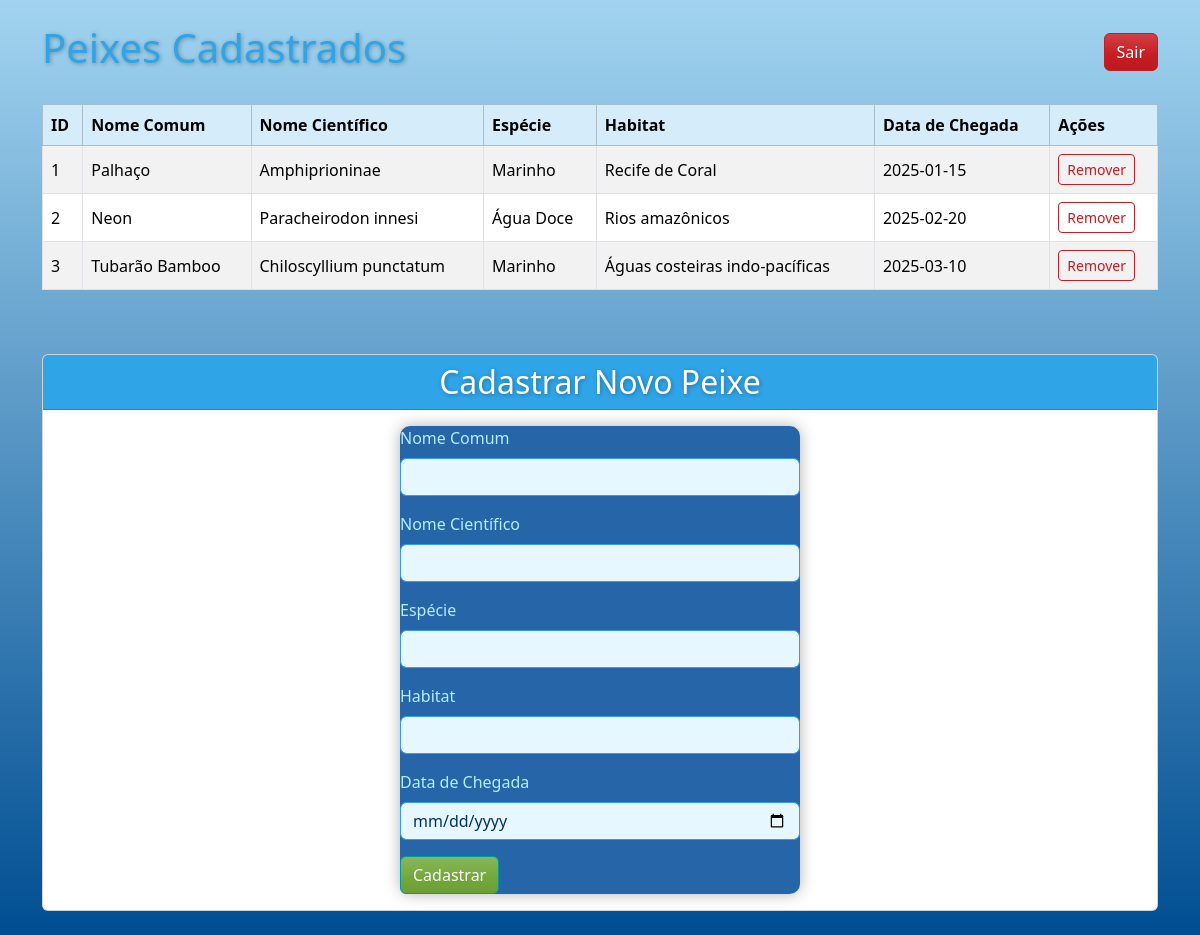
/dashboard.php (signed in), run on the app's committed database.
### tables this page shows
CREATE TABLE `tb_peixes` (
  `id_peixe` int(11) NOT NULL,
  `nome_comum` varchar(100) NOT NULL,
  `nome_cientifico` varchar(100) DEFAULT NULL,
  `especie` varchar(100) DEFAULT NULL,
  `habitat` varchar(100) DEFAULT NULL,
  `data_chegada` DATE NOT NULL,
  `responsavel_cadastro` int(11) NOT NULL  
);

### dashboard.php (the view, shortened to what this page needs)
<?php
$conexao = conectar_banco();
$sql = "SELECT * FROM tb_peixes";
$resultado = mysqli_query($conexao, $sql);
?>
<!DOCTYPE html>
<html lang="pt-br">
<head>
    <link href="https://cdn.jsdelivr.net/npm/bootswatch@5.3.6/dist/cerulean/bootstrap.min.css" rel="stylesheet">
    <link rel="stylesheet" href="estilo.css">
</head>
<body class="container py-4">
    <div class="d-flex justify-content-between align-items-center mb-4">
        <h1 class="text-primary">Peixes Cadastrados</h1>
        <a href="logout.php" class="btn btn-danger">Sair</a>
    </div>
    <div class="table-responsive mb-5">
        <table class="table table-striped table-bordered align-middle">
            <thead class="table-primary">
                <tr>
                    <th>ID</th>
                    <th>Nome Comum</th>
                    <th>Nome Científico</th>
                    <th>Espécie</th>
                    <th>Habitat</th>
                    <th>Data de Chegada</th>
                    <th>Ações</th>
                </tr>
            </thead>
            <tbody>
                <?php while ($peixe = mysqli_fetch_assoc($resultado)) { ?>
                    <tr>
                        <td><?= $peixe['id_peixe'] ?></td>
                        <td><?= $peixe['nome_comum'] ?></td>
                        <td><?= $peixe['nome_cientifico'] ?></td>
                        <td><?= $peixe['especie'] ?></td>
                        <td><?= $peixe['habitat'] ?></td>
                        <td><?= $peixe['data_chegada'] ?></td>
                        <td>
                            <a href="remover.php?id=<?= $peixe['id_peixe'] ?>" class="btn btn-sm btn-outline-danger">Remover</a>
                        </td>
                    </tr>
                <?php } ?>
            </tbody>
        </table>
    </div>
    <div class="card">
        <div class="card-header bg-primary text-white">
            <h2 class="mb-0">Cadastrar Novo Peixe</h2>
        </div>
        <div class="card-body">
            <form action="cadastrar.php" method="POST">
                <div class="mb-3">
                    <label for="nome_comum" class="form-label">Nome Comum</label>
                    <input type="text" name="nome_comum" id="nome_comum" class="form-control" required>
                </div>
                <div class="mb-3">
                    <label for="nome_cientifico" class="form-label">Nome Científico</label>
                    <input type="text" name="nome_cientifico" id="nome_cientifico" class="form-control">
                </div>
                <div class="mb-3">
                    <label for="especie" class="form-label">Espécie</label>
                    <input type="text" name="especie" id="especie" class="form-control">
                </div>
                <div class="mb-3">
                    <label for="habitat" class="form-label">Habitat</label>
                    <input type="text" name="habitat" id="habitat" class="form-control">
                </div>
                <div class="mb-3">
                    <label for="data_chegada" class="form-label">Data de Chegada</label>
                    <input type="date" name="data_chegada" id="data_chegada" class="form-control" required>
                </div>
                <button type="submit" class="btn btn-success">Cadastrar</button>
            </form>
        </div>
    </div>
</body>
</html>

### css/estilo.css (style rules this page uses)
body { background: linear-gradient(to bottom, #a2d4f0, #004e92); color: #fff; font-family: 'Segoe UI', Tahoma, Geneva, Verdana, sans-serif; padding-top: 50px; }
h1, h2 { text-align: center; color: #e0f7fa; text-shadow: 1px 1px 4px rgba(0, 0, 0, 0.3); }
form { background-color: rgba(0, 76, 153, 0.85); border-radius: 10px; max-width: 400px; margin: auto; box-shadow: 0 0 15px rgba(0, 0, 0, 0.3); }
label { color: #b3ecff; }
input.form-control { background-color: #e6f7ff; border: 1px solid #3399ff; color: #003366; }
button.btn-success { background-color: #00bcd4; border-color: #0097a7; color: #fff; }

### data on the page
tb_peixes: id_peixe "1", nome_comum "Palhaço", nome_cientifico "Amphiprioninae", especie "Marinho", habitat "Recife de Coral", data_chegada "2025-01-15"
tb_peixes: id_peixe "2", nome_comum "Neon", nome_cientifico "Paracheirodon innesi", especie "Água Doce", habitat "Rios amazônicos", data_chegada "2025-02-20"
tb_peixes: id_peixe "3", nome_comum "Tubarão Bamboo", nome_cientifico "Chiloscyllium punctatum", especie "Marinho", habitat "Águas costeiras indo-pacíficas", data_chegada "2025-03-10"
